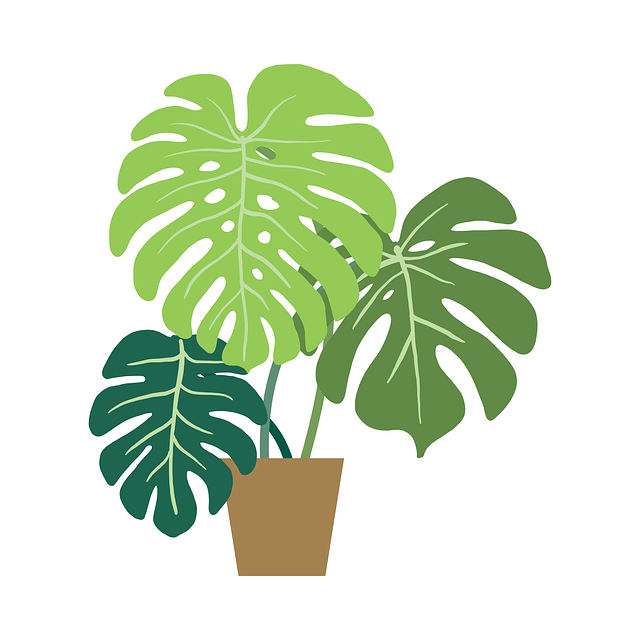
#> input picture OpenCV_playground/plant_pic.jpeg, 640 x 640 px, given in place of the camera
$ python color_sep.py
#> lines starting #> are read from the running program, lines starting #| are printed output that depends on the picture; after the words box and inside, x2 and y2 are one past the last pixel; in counts of white or black regions, pixels touching at a corner belong together

import numpy as np
import cv2 as cv


cap = cv.VideoCapture(0)

while(1):

    # Take each frame
    _, frame = cap.read()
#> frame is the input picture: shape (640, 640, 3); mean B, G, R 201.9, 225.9, 212.3

    # Convert BGR to HSV
    hsv = cv.cvtColor(frame, cv.COLOR_BGR2HSV)
#> hsv: shape (640, 640, 3); mean H, S, V 16.2, 43.7, 226.9

    lower_green = np.array([40, 100, 50])
    upper_green = np.array([80, 255, 255])
    #
    lower_blue = np.array([100,40,40])
    upper_blue = np.array([130,255,255])

    # Threshold the HSV image
    mask = cv.inRange(hsv, lower_blue, upper_blue)
#> mask: shape (640, 640); every value is 0
    mask2 = cv.inRange(hsv, lower_green, upper_green)
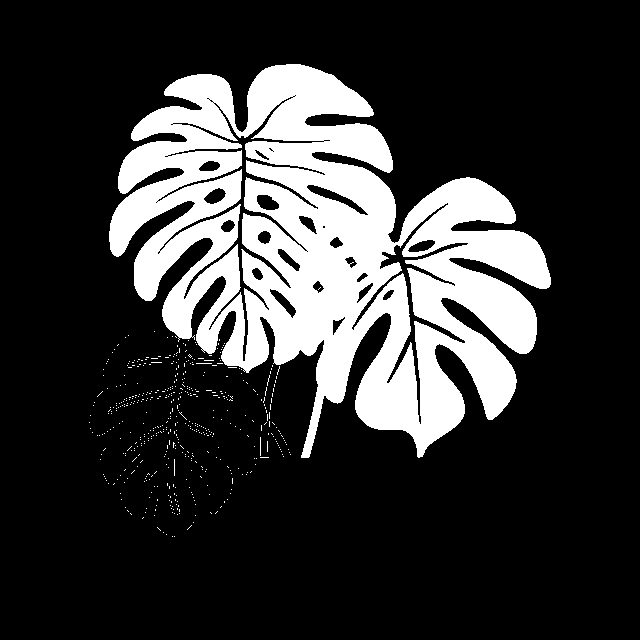
#> mask2: shape (640, 640); 21% white; 522 white regions (521 under 20 px), largest, box (x1, y1, x2, y2) and area: (109, 64, 551, 458) 85254

    blue_and_green=cv.bitwise_or(mask, mask2)

    # Bitwise-AND mask and original image
    res = cv.bitwise_and(frame,frame, mask= mask)
#> res: shape (640, 640, 3); every value is 0
    res2 = cv.bitwise_and(frame, frame, mask= mask2)
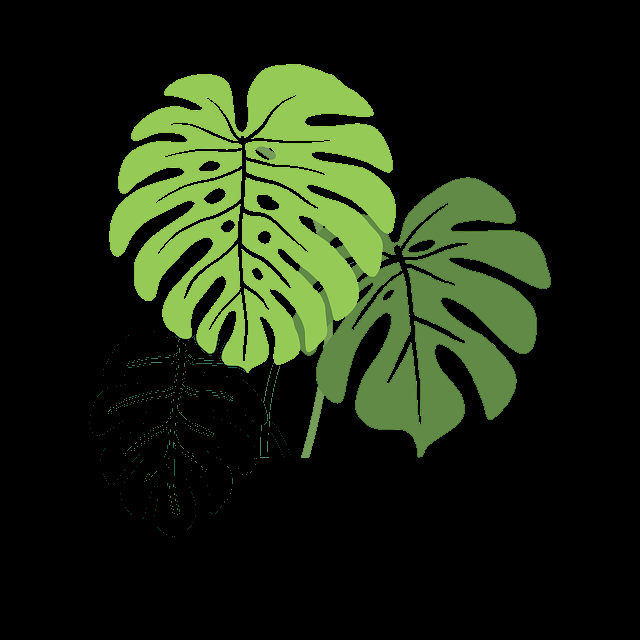
#> res2: shape (640, 640, 3); mean B, G, R 16.8, 36.9, 26.6
    res3=cv.bitwise_and(frame, frame, mask=blue_and_green)

    cv.imshow('frame',frame)
    #cv.imshow('mask',mask)
    cv.imshow('res',res)
    cv.imshow('res2',res2)
    cv.imshow('res3', res3)
    k = cv.waitKey(5) & 0xFF
#> (key Esc is pressed here)
    if k == 27:
        break

cv.destroyAllWindows()
